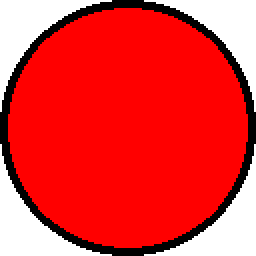
#> input picture Floodfill_test.png, 128 x 128 px (shown 2 times larger)
$ python main.py
#> lines starting #> are read from the running program, lines starting #| are printed output that depends on the picture
### floodfill.py
from PIL import Image

class FloodFill:
    def __init__(self, image_path):
#> called with image_path = 'Floodfill_test.png'
        self.img = Image.open(image_path)
#> self.img is the input picture: PIL image 128x128 RGBA; mean R, G, B, A 230.8, 54.7, 54.7, 255
        self.center_pixel = (int(self.img.size[0] / 2), int(self.img.size[1] / 2))
#> self.center_pixel = (64, 64)
        self.center_pixel_color = self.img.getpixel(self.center_pixel)
#> self.center_pixel_color = (255, 0, 0, 255)
        self.visited = set()
        print(f"The color to be replaced is {self.center_pixel_color}")
#| The color to be replaced is (255, 0, 0, 255)


    def floodfill(self, color):
#> called with color = (0, 255, 0, 255)
        stack = []
        stack.append((self.center_pixel[0], self.center_pixel[1]))

        while len(stack) > 0:
            pixel = stack.pop()

            if pixel in self.visited:
                 continue

            self.visited.add(pixel)


            if 0 <= pixel[0] < self.img.size[0] and 0 <= pixel[1] < self.img.size[1]:
                if self.img.getpixel((pixel[0], pixel[1])) == self.center_pixel_color:
                        self.img.putpixel((pixel[0], pixel[1]), color)
                        stack.append((pixel[0], pixel[1] + 1))
                        stack.append((pixel[0], pixel[1] - 1))
                        stack.append((pixel[0] + 1, pixel[1]))
                        stack.append((pixel[0] - 1, pixel[1]))
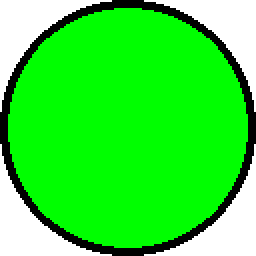
#> self.img: PIL image 128x128 RGBA (shown 2 times larger); mean R, G, B, A 54.7, 230.8, 54.7, 255
#> after the loop, self.visited = 11660 items; stack = []

    def saveOutput(self, output_path):
        self.img.save(output_path)

### main.py
import os
from floodfill import FloodFill


script_dir = os.path.dirname(__file__)
filename = "Floodfill_test.png"

img_dir = os.path.join(script_dir, filename)
output_dir = os.path.join(script_dir, "Filoodfill_test_output.png")

flood_fill = FloodFill(img_dir)
flood_fill.floodfill(color=(0, 255, 0, 255))
flood_fill.saveOutput(output_dir)
flood_fill.img.show()
